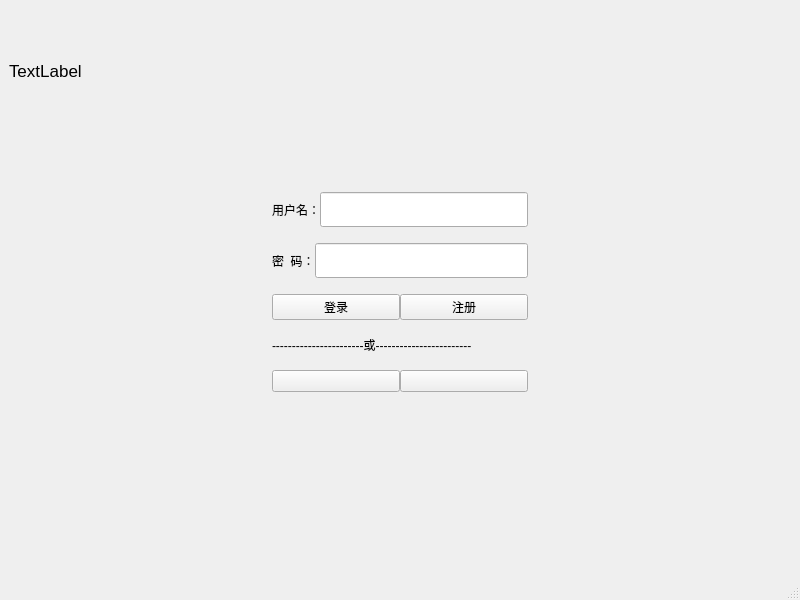
<?xml version="1.0" encoding="UTF-8"?>
<ui version="4.0">
 <class>LoginWindow</class>
 <widget class="QMainWindow" name="LoginWindow">
  <property name="geometry">
   <rect>
    <x>0</x>
    <y>0</y>
    <width>800</width>
    <height>600</height>
   </rect>
  </property>
  <property name="windowTitle">
   <string>LoginWindow</string>
  </property>
  <property name="styleSheet">
   <string notr="true">QPushButton#pushButton_close,QPushButton#pushButton_full,QPushButton#pushButton_min:default {
    border-color: navy; 
	height:25px;
	width:20px;
}

QPushButton#pushButton_close,QPushButton#pushButton_full,QPushButton#pushButton_min
{
    color:white;
    border-radius:0px;
}


QPushButton#pushButton_close,QPushButton#pushButton_full,QPushButton#pushButton_min:hover
{

   /* background-color:rgb(255 , 0 , 0);*/
}

QPushButton#pushButton_close,QPushButton#pushButton_full,QPushButton#pushButton_min:pressed
{
    padding-left:3px;
    padding-top:3px;
}</string>
  </property>
  <widget class="QWidget" name="centralwidget">
   <layout class="QGridLayout" name="gridLayout_2" rowstretch="1,1,1,2">
    <item row="0" column="0" colspan="3">
     <layout class="QVBoxLayout" name="verticalLayout">
      <item>
       <layout class="QHBoxLayout" name="horizontalLayout_6" stretch="8,2">
        <item>
         <spacer name="horizontalSpacer">
          <property name="orientation">
           <enum>Qt::Horizontal</enum>
          </property>
          <property name="sizeHint" stdset="0">
           <size>
            <width>40</width>
            <height>20</height>
           </size>
          </property>
         </spacer>
        </item>
        <item>
         <layout class="QHBoxLayout" name="horizontalLayout_5">
          <item>
           <widget class="QPushButton" name="pushButton_min">
            <property name="text">
             <string/>
            </property>
            <property name="icon">
             <iconset resource="resource.qrc">
              <normaloff>:/img/img/icon-quit.png</normaloff>:/img/img/icon-quit.png</iconset>
            </property>
           </widget>
          </item>
          <item>
           <widget class="QPushButton" name="pushButton_full">
            <property name="text">
             <string/>
            </property>
            <property name="icon">
             <iconset resource="resource.qrc">
              <normaloff>:/img/img/icon-scanning.png</normaloff>:/img/img/icon-scanning.png</iconset>
            </property>
           </widget>
          </item>
          <item>
           <widget class="QPushButton" name="pushButton_close">
            <property name="text">
             <string/>
            </property>
            <property name="icon">
             <iconset resource="resource.qrc">
              <normaloff>:/img/img/icon-close.png</normaloff>:/img/img/icon-close.png</iconset>
            </property>
           </widget>
          </item>
         </layout>
        </item>
       </layout>
      </item>
      <item>
       <layout class="QHBoxLayout" name="horizontalLayout_7" stretch="7,3">
        <item>
         <widget class="QLabel" name="label_time">
          <property name="font">
           <font>
            <pointsize>13</pointsize>
           </font>
          </property>
          <property name="text">
           <string>TextLabel</string>
          </property>
         </widget>
        </item>
        <item>
         <spacer name="horizontalSpacer_2">
          <property name="orientation">
           <enum>Qt::Horizontal</enum>
          </property>
          <property name="sizeHint" stdset="0">
           <size>
            <width>40</width>
            <height>20</height>
           </size>
          </property>
         </spacer>
        </item>
       </layout>
      </item>
     </layout>
    </item>
    <item row="1" column="1">
     <spacer name="verticalSpacer">
      <property name="orientation">
       <enum>Qt::Vertical</enum>
      </property>
      <property name="sizeHint" stdset="0">
       <size>
        <width>20</width>
        <height>83</height>
       </size>
      </property>
     </spacer>
    </item>
    <item row="2" column="0">
     <spacer name="horizontalSpacer_3">
      <property name="orientation">
       <enum>Qt::Horizontal</enum>
      </property>
      <property name="sizeHint" stdset="0">
       <size>
        <width>254</width>
        <height>20</height>
       </size>
      </property>
     </spacer>
    </item>
    <item row="2" column="1">
     <layout class="QGridLayout" name="gridLayout" rowstretch="2,2,2,2,1">
      <property name="leftMargin">
       <number>0</number>
      </property>
      <property name="topMargin">
       <number>0</number>
      </property>
      <property name="rightMargin">
       <number>0</number>
      </property>
      <property name="horizontalSpacing">
       <number>9</number>
      </property>
      <property name="verticalSpacing">
       <number>16</number>
      </property>
      <item row="0" column="0">
       <layout class="QHBoxLayout" name="horizontalLayout">
        <item>
         <widget class="QLabel" name="label">
          <property name="text">
           <string>用户名：</string>
          </property>
         </widget>
        </item>
        <item>
         <widget class="QLineEdit" name="username">
          <property name="minimumSize">
           <size>
            <width>0</width>
            <height>35</height>
           </size>
          </property>
         </widget>
        </item>
       </layout>
      </item>
      <item row="1" column="0">
       <layout class="QHBoxLayout" name="horizontalLayout_2">
        <item>
         <widget class="QLabel" name="label_2">
          <property name="text">
           <string>密  码：</string>
          </property>
         </widget>
        </item>
        <item>
         <widget class="QLineEdit" name="pwd">
          <property name="minimumSize">
           <size>
            <width>0</width>
            <height>35</height>
           </size>
          </property>
         </widget>
        </item>
       </layout>
      </item>
      <item row="2" column="0">
       <layout class="QHBoxLayout" name="horizontalLayout_3">
        <item>
         <widget class="QPushButton" name="pushButton_login">
          <property name="text">
           <string>登录</string>
          </property>
         </widget>
        </item>
        <item>
         <widget class="QPushButton" name="pushButton_regist">
          <property name="text">
           <string>注册</string>
          </property>
         </widget>
        </item>
       </layout>
      </item>
      <item row="3" column="0">
       <widget class="QLabel" name="label_3">
        <property name="text">
         <string>-----------------------或------------------------</string>
        </property>
       </widget>
      </item>
      <item row="4" column="0">
       <layout class="QHBoxLayout" name="horizontalLayout_4">
        <item>
         <widget class="QPushButton" name="pushButton_3">
          <property name="text">
           <string/>
          </property>
         </widget>
        </item>
        <item>
         <widget class="QPushButton" name="pushButton_4">
          <property name="text">
           <string/>
          </property>
         </widget>
        </item>
       </layout>
      </item>
     </layout>
    </item>
    <item row="2" column="2">
     <spacer name="horizontalSpacer_4">
      <property name="orientation">
       <enum>Qt::Horizontal</enum>
      </property>
      <property name="sizeHint" stdset="0">
       <size>
        <width>254</width>
        <height>20</height>
       </size>
      </property>
     </spacer>
    </item>
    <item row="3" column="1">
     <spacer name="verticalSpacer_2">
      <property name="orientation">
       <enum>Qt::Vertical</enum>
      </property>
      <property name="sizeHint" stdset="0">
       <size>
        <width>20</width>
        <height>170</height>
       </size>
      </property>
     </spacer>
    </item>
   </layout>
  </widget>
  <widget class="QMenuBar" name="menubar">
   <property name="geometry">
    <rect>
     <x>0</x>
     <y>0</y>
     <width>800</width>
     <height>21</height>
    </rect>
   </property>
  </widget>
  <widget class="QStatusBar" name="statusbar"/>
 </widget>
 <resources>
  <include location="resource.qrc"/>
 </resources>
 <connections/>
</ui>
